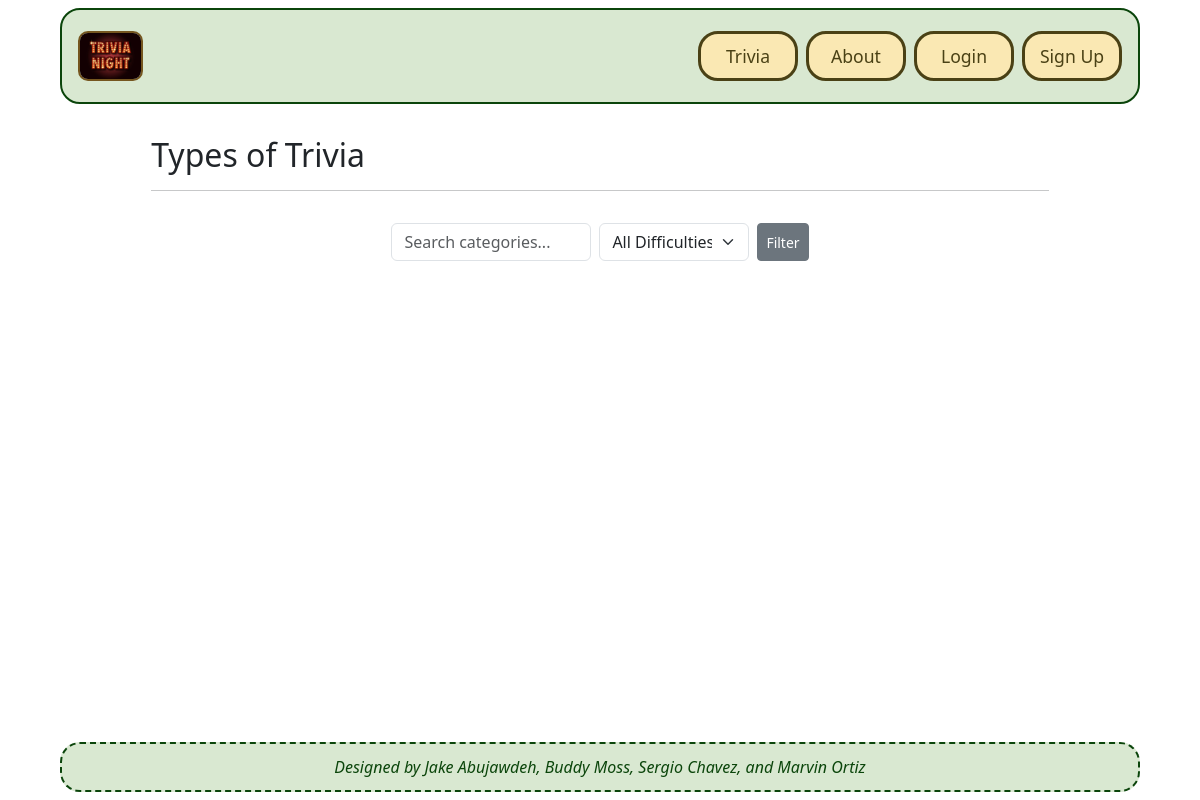
The page /trivias/ on the database as committed earlier.
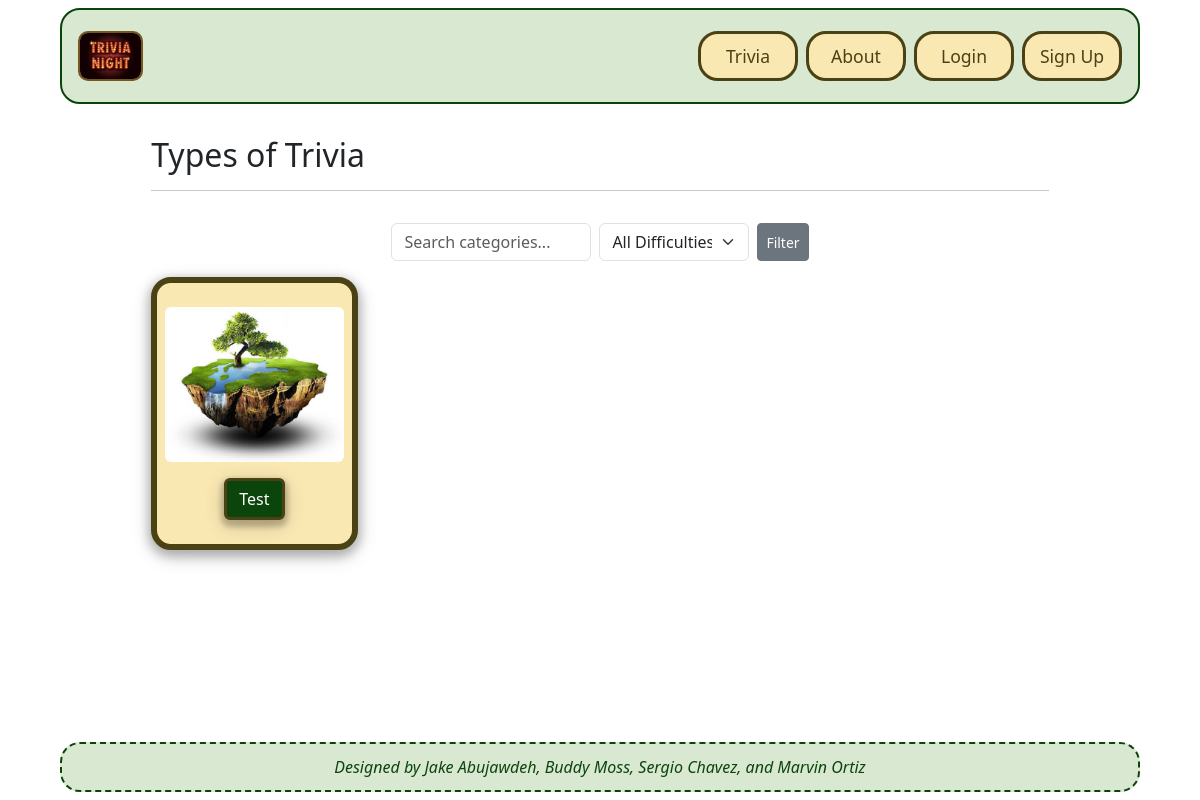
The same page on the database as committed later.
### trivias/models.py (models this page shows, shortened)
class Trivia(models.Model):
    id = models.AutoField(primary_key=True)
    name = models.CharField(max_length=255)
    difficulty = models.CharField(max_length=255)
    image = models.ImageField(upload_to='trivia_images/')
    url = models.CharField(max_length=255, blank=True, null=True)

### trivias/views.py (the view)
# urls.py: path('', views.index, name='home.index'),
def index(request):
    trivias=Trivia.objects.all()
    search_term = request.GET.get('search', '').strip()
    difficulty_filter = request.GET.get('difficulty', '')
    filtered_trivias = trivias
    if search_term:
        filtered_trivias = [t for t in trivias if search_term.lower() in t.name.lower()]
    if difficulty_filter:
        filtered_trivias = [t for t in filtered_trivias if t.difficulty == difficulty_filter]
    template_data = {}
    template_data['title'] = 'Trivias'
    template_data['trivias'] = filtered_trivias
    return render(request, 'trivias/index.html',
                  {'template_data': template_data, 'request': request})

### trivias/templates/trivias/index.html (shortened to what this page needs)
{% extends 'base.html' %}
{% block content %}
{% load static %}
<div class="p-3">
 <div class="container">
  <div class="row mt-3">
   <div class="col mx-auto mb-3">
   <h2>Types of Trivia</h2>
   <hr />
   </div>
  </div>
  <div class="row mb-3">
    <div class="col text-center">
        <form method="get" action="" class="d-flex justify-content-center">
            <input type="text" name="search" placeholder="Search categories..." value="{{ request.GET.search }}" class="form-control me-2" style="max-width:200px;">
            <select name="difficulty" class="form-select me-2" style="max-width:150px;">
                <option value="">All Difficulties</option>
            </select>
            <button type="submit" class="btn btn-secondary btn-sm">Filter</button>
        </form>
    </div>
</div>
  <div class="row">
   {% for trivia in template_data.trivias %}
   <div class=" col-md-4 col-lg-3 mb-2">
    <div class="trivia-card card p-2 align-items-center pt-4">
     <img src="{% static 'img/about.jpg' %}"
     class="card-img-top rounded">
     <div class="card-body text-center">
      <a href="{% url 'trivias.show' id=trivia.id %}"
      class="user-input-btn btn text-white">
      {{ trivia.name }}
       </a>
     </div>
    </div>
   </div>
   {% endfor %}
  </div>
 </div>
</div>
{% endblock content %}

Rows that differ between the two databases and show on the page:
added Trivia: name "Test"
